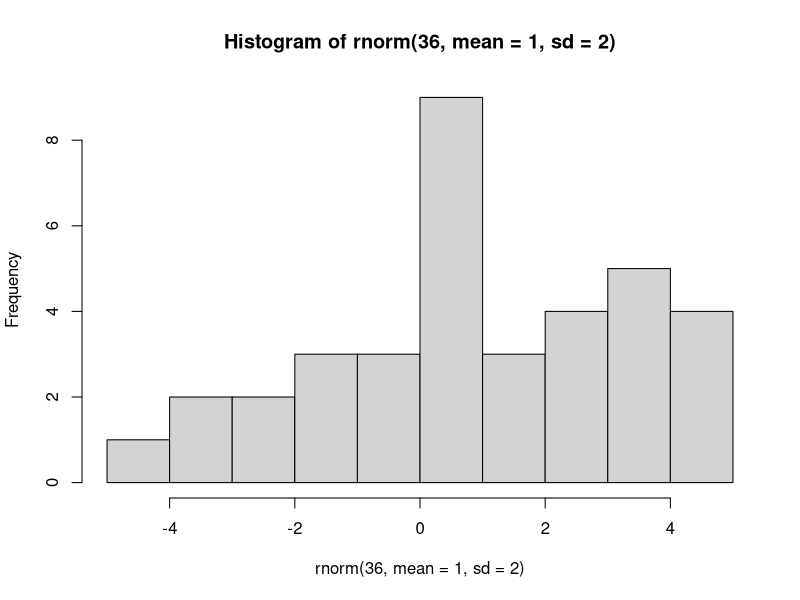
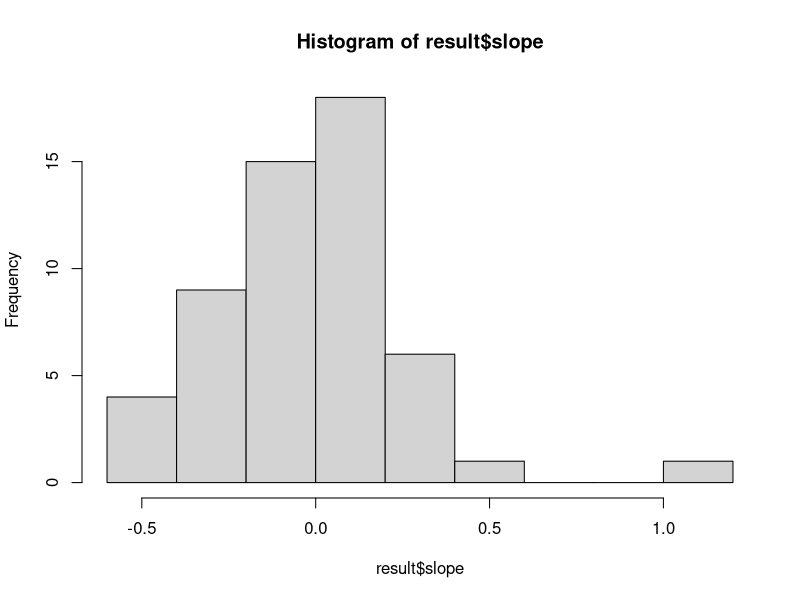
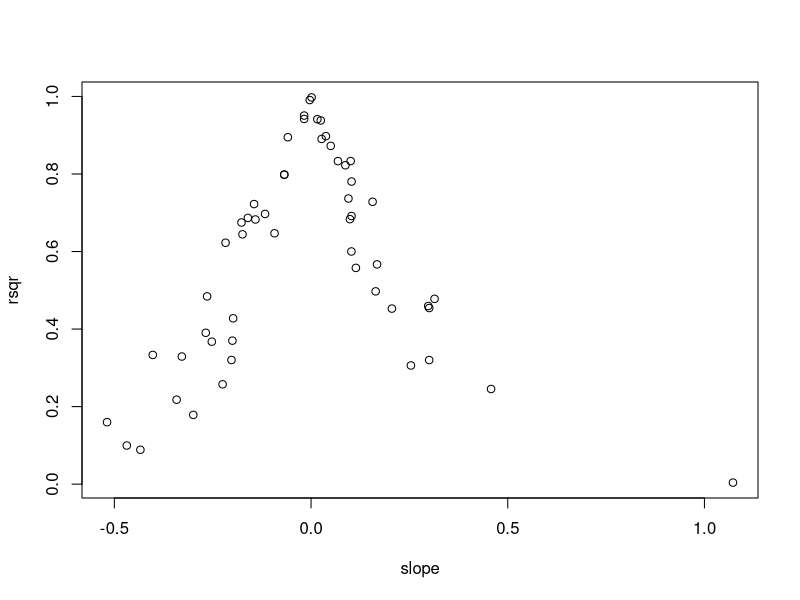

Reproduce these figures in R, in order.
######################################################
# Data simulation and estimability of the parameters
#
# Author: Alain Danet
#
# Date: 24/03/14
######################################################

# Tasks:
#   - Recreate my protocol
#   - Simulate data with a range of parameters
#   - Estimate the power of the experiment and the estimability of the parameters.

# Protocol

## Dataset

data <- as.data.frame(list(ms= c( rep("o", times=72),
                                  rep("p", times=72)
                                  ),
                           com= 1:4,
                           growth=NA))

str(data)
tapply(data$growth, list( community=data$com, microsite=data$ms), length)


# Simulate data with rnorm()

hist(rnorm(36, mean=1, sd=2))

## 1. Simple: simulate differences between treatments in open sites.

open <- data[ which(data$ms =="o"),]
vmean <- seq(0,4, by=0.5) # Means of growth tested
vsd <- seq(2,4, by=0.4) # Standard deviations tested
diff <- 0.1 # Means differences
n <- 18 # number of replicates

iterations <- expand.grid(list(mean=vmean,
                               sd=vsd)
                          )

### Data collector
result <- as.data.frame(list(ms="o",
                             mean= iterations$mean,
                             sd= iterations$sd,
                             diff= diff,
                             slope=NA,
                             rsqr=NA
                             )
                        )

### Loop

for (i in 1:nrow(iterations)){
    open[which(open$com==1),]$growth <- rnorm(n=n, mean=iterations$mean[i], sd=iterations$sd[i])
    open[which(open$com==2),]$growth <- rnorm(n=n, mean=iterations$mean[i] + diff, sd=iterations$sd[i])
    open[which(open$com==3),]$growth <- rnorm(n=n, mean=iterations$mean[i] + diff, sd=iterations$sd[i])
    open[which(open$com==4),]$growth <- rnorm(n=n, mean=iterations$mean[i] - diff, sd=iterations$sd[i])
    
    result[i, c("slope", "rsqr")] <- summary(lm(growth~com,open))$coefficients[2,c(1,4)]
  }

### Result

hist(result$slope)
plot(rsqr~slope,result)
